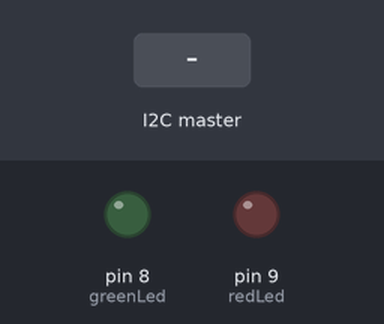
This sketch was run on a simulated Arduino Uno, built with avr-gcc and run on an emulated ATmega328P. Shown: output pins drawn as LEDs (lit = HIGH). Inputs (shaded band) come from the test bench.

Above: at 1.2 s.
1.3 s: the I2C master sends "g"
At 1.7 s:
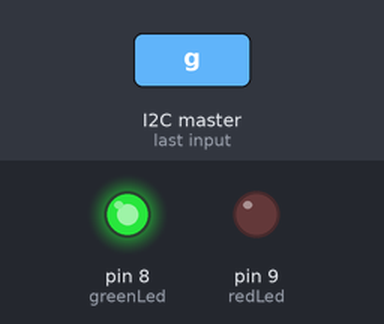
2.8 s: the I2C master sends "r"
At 4.0 s:
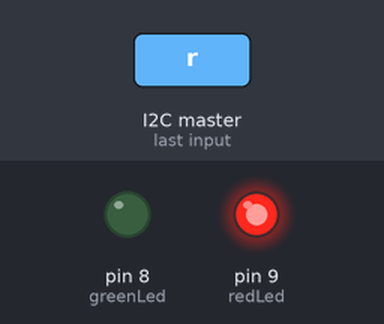
4.3 s: the I2C master sends the byte 1
At 5.2 s:
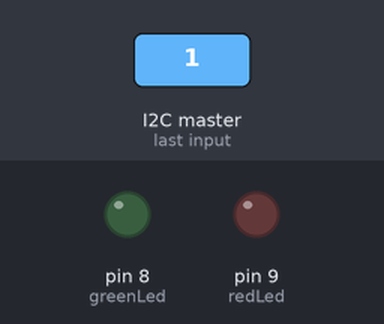
Timing chart, 0 to 7.3 s (numbered marks = the images above; inputs shaded):
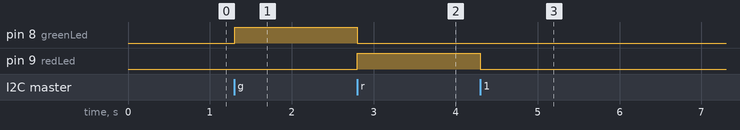

Measured:
- after the input at 1.3 s, pin 8 (greenLed): LOW → HIGH at once
- after the input at 2.8 s, pin 8 (greenLed): HIGH → LOW at once; pin 9 (redLed): LOW → HIGH at once
- after the input at 4.3 s, pin 9 (redLed): HIGH → LOW at once

The sketch:

Slave_example.ino
```cpp
#include <Wire.h>

const int redLed = 9;
const int greenLed = 8;
volatile char input;

void setup() {
  Serial.begin(115200);
  Wire.begin(11);
  Wire.onReceive(reader);
  Wire.onRequest(request);

  pinMode(redLed, OUTPUT);
  pinMode(greenLed, OUTPUT);
}

void loop() {
  delay(10);

}

void reader(){
  input = Wire.read();
  if (input=='g'){
    digitalWrite(greenLed, HIGH);
    digitalWrite(redLed, LOW);
  } else if (input=='r'){
    digitalWrite(redLed, HIGH);
    digitalWrite(greenLed, LOW);
  } else if(input=='s'){

  } else {
    digitalWrite(greenLed, LOW);
    digitalWrite(redLed, LOW);
  }
}

void request(){
  if (digitalRead(greenLed)){
    Wire.write("g");
  } else if (digitalRead(redLed)){
    Wire.write("r");
  } else {
    Wire.write("0");
  }
}
```
